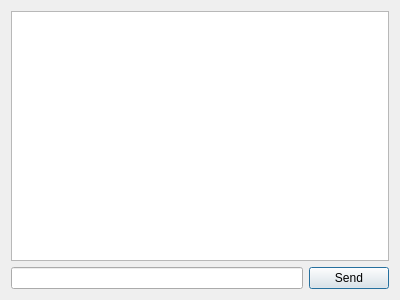
<?xml version="1.0" encoding="UTF-8"?>
<ui version="4.0">
 <class>CommandsWidget</class>
 <widget class="QDialog" name="CommandsWidget">
  <property name="geometry">
   <rect>
    <x>0</x>
    <y>0</y>
    <width>400</width>
    <height>300</height>
   </rect>
  </property>
  <property name="windowTitle">
   <string>Dialog</string>
  </property>
  <layout class="QVBoxLayout" name="verticalLayout_2" stretch="5,1">
   <item>
    <layout class="QVBoxLayout" name="verticalLayout">
     <item>
      <widget class="QPlainTextEdit" name="commandHistory">
       <property name="readOnly">
        <bool>true</bool>
       </property>
      </widget>
     </item>
    </layout>
   </item>
   <item>
    <layout class="QHBoxLayout" name="horizontalLayout">
     <item>
      <widget class="QLineEdit" name="commandLine"/>
     </item>
     <item>
      <widget class="QPushButton" name="sendButton">
       <property name="text">
        <string>Send</string>
       </property>
      </widget>
     </item>
    </layout>
   </item>
  </layout>
 </widget>
 <resources/>
 <connections/>
</ui>
